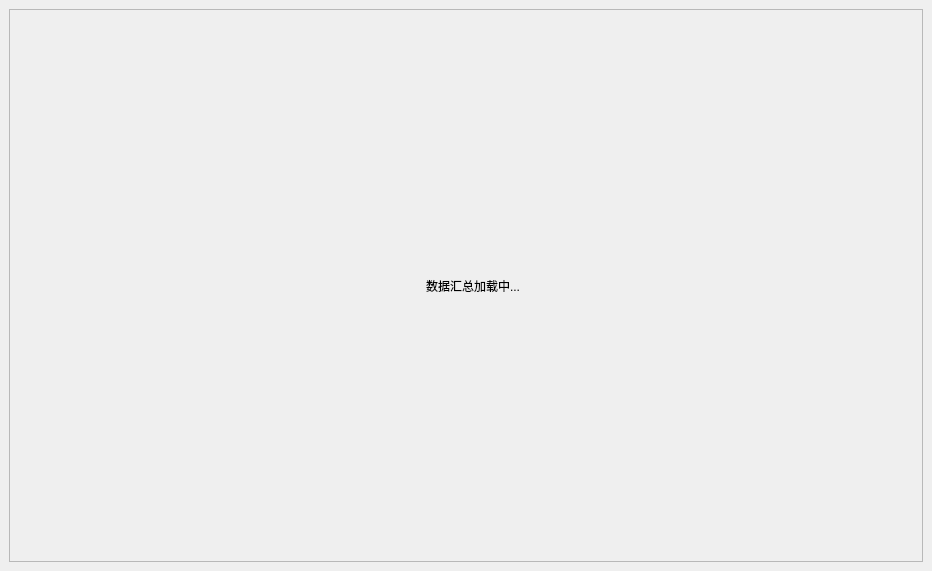
<?xml version="1.0" encoding="UTF-8"?>
<ui version="4.0">
 <class>SalesAndRefundsListPage</class>
 <widget class="QWidget" name="SalesAndRefundsListPage">
  <property name="geometry">
   <rect>
    <x>0</x>
    <y>0</y>
    <width>932</width>
    <height>571</height>
   </rect>
  </property>
  <property name="windowTitle">
   <string>Form</string>
  </property>
  <layout class="QVBoxLayout" name="verticalLayout_3">
   <property name="leftMargin">
    <number>0</number>
   </property>
   <property name="topMargin">
    <number>0</number>
   </property>
   <property name="rightMargin">
    <number>0</number>
   </property>
   <property name="bottomMargin">
    <number>0</number>
   </property>
   <item>
    <widget class="QStackedWidget" name="stackedWidget">
     <widget class="QWidget" name="page_load">
      <layout class="QVBoxLayout" name="verticalLayout_2">
       <item>
        <widget class="QFrame" name="frame">
         <property name="maximumSize">
          <size>
           <width>16777215</width>
           <height>16777215</height>
          </size>
         </property>
         <property name="frameShape">
          <enum>QFrame::StyledPanel</enum>
         </property>
         <property name="frameShadow">
          <enum>QFrame::Raised</enum>
         </property>
         <layout class="QHBoxLayout" name="horizontalLayout">
          <item>
           <spacer name="horizontalSpacer">
            <property name="orientation">
             <enum>Qt::Horizontal</enum>
            </property>
            <property name="sizeHint" stdset="0">
             <size>
              <width>40</width>
              <height>20</height>
             </size>
            </property>
           </spacer>
          </item>
          <item>
           <widget class="QLabel" name="label_gif">
            <property name="text">
             <string/>
            </property>
           </widget>
          </item>
          <item>
           <widget class="QLabel" name="label">
            <property name="text">
             <string>数据汇总加载中...</string>
            </property>
           </widget>
          </item>
          <item>
           <spacer name="horizontalSpacer_2">
            <property name="orientation">
             <enum>Qt::Horizontal</enum>
            </property>
            <property name="sizeHint" stdset="0">
             <size>
              <width>40</width>
              <height>20</height>
             </size>
            </property>
           </spacer>
          </item>
         </layout>
        </widget>
       </item>
      </layout>
     </widget>
     <widget class="QWidget" name="page_view">
      <layout class="QVBoxLayout" name="verticalLayout">
       <property name="leftMargin">
        <number>0</number>
       </property>
       <property name="topMargin">
        <number>0</number>
       </property>
       <property name="rightMargin">
        <number>0</number>
       </property>
       <property name="bottomMargin">
        <number>0</number>
       </property>
      </layout>
     </widget>
    </widget>
   </item>
  </layout>
 </widget>
 <resources/>
 <connections/>
</ui>
